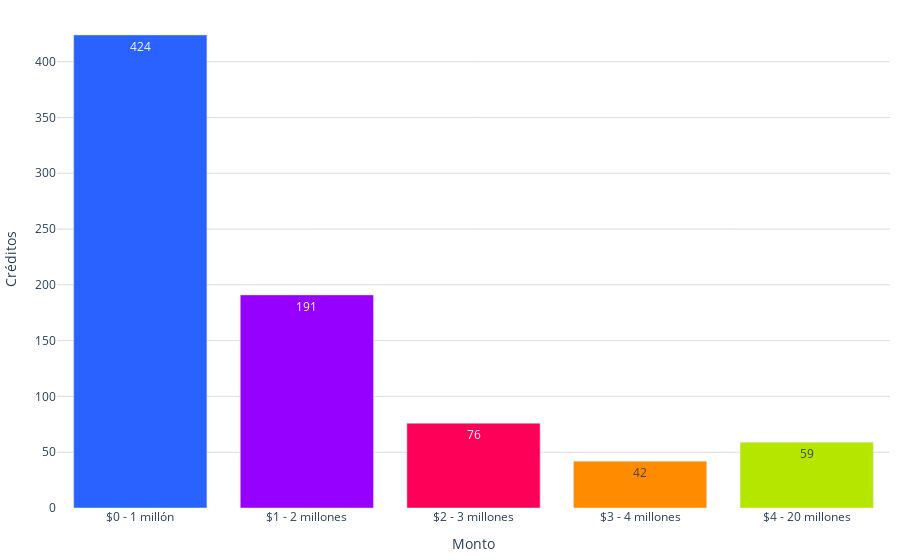

Source (notebook cell):
### Code cell
labels = df_conteo_por_rango['rango']
values = df_conteo_por_rango['conteo']
#trimestre = tabla_porcentajes['trimestre']
colores = ['#2962ff', '#9500ff', '#ff0059', '#ff8c00', '#b4e600', '#2EC2A2','#E50CB6']

fig = go.Figure()
#trimestres = tabla_porcentajes.columns
fig.add_trace(go.Bar(
        #name=f'Trimestre {trimestre}', 
        x=labels, 
        y=values, 
        marker_color=colores,
        text=values,  # Texto que se mostrará en las barras (porcentaje)
        textposition='inside',  # Posición del texto (puede ser 'inside' o 'outside')
        #texttemplate='%{text:.1f}%', 
    )
)    
fig.update_layout(
    #barmode='stack', 
    #title='Distribución de créditos por monto 2022',
    #title_font_size = 20,
    xaxis=dict(title="Monto"),
    yaxis=dict(
        title='Créditos', # Título del eje y
        gridcolor='#dddcda', # Color de las líneas que dividen los rangos del eje Y         
    ),  margin=dict(l=10, r=10, t=10, b=10),  # Ajusta los márgenes (left, right, top, bottom)        
    plot_bgcolor='rgba(0,0,0,0)',  # Color de fondo del gráfico
    legend=dict(
        yanchor="top",
        y=0.99,
    )
)
# Exportar gráfica como archivo HTML
def guardar_grafico_como_html(fig, nombre_archivo, carpeta='assets/graficas'):
    # Crear la carpeta si no existe
    if not os.path.exists(carpeta):
        os.makedirs(carpeta)
    
    config = {
        'displaylogo': False,  # Ocultar el logo de Plotly
        'modeBarButtonsToRemove': [
            'toImage',       # Botón para guardar como imagen
            'select2d',      # Box select
            'lasso2d',       # Lasso select
            'resetScale2d',  # Reset Axes
        ]
    }
    # Gráfica como archivo HTML en la carpeta especificada
    pio.write_html(fig, f'{carpeta}/{nombre_archivo}.html', config=config)


guardar_grafico_como_html(fig, 'g_bar_creditos_monto_2024',  carpeta='assets/graficas')
fig.show()

### Figure 1 — Plotly figure (JSON) as saved in the notebook; plotly's stock layout.template omitted (floating-point values rounded to 4 significant figures)
{"data": [{"marker": {"color": ["#2962ff", "#9500ff", "#ff0059", "#ff8c00", "#b4e600", "#2EC2A2", "#E50CB6"]}, "text": [424, 191, 76, 42, 59], "textposition": "inside", "type": "bar", "x": ["$0 - 1 millón", "$1 - 2 millones", "$2 - 3 millones", "$3 - 4 millones", "$4 - 20 millones"], "y": [424, 191, 76, 42, 59]}], "layout": {"legend": {"y": 0.99, "yanchor": "top"}, "margin": {"b": 10, "l": 10, "r": 10, "t": 10}, "plot_bgcolor": "rgba(0,0,0,0)", "xaxis": {"title": {"text": "Monto"}}, "yaxis": {"gridcolor": "#dddcda", "title": {"text": "Créditos"}}}}
